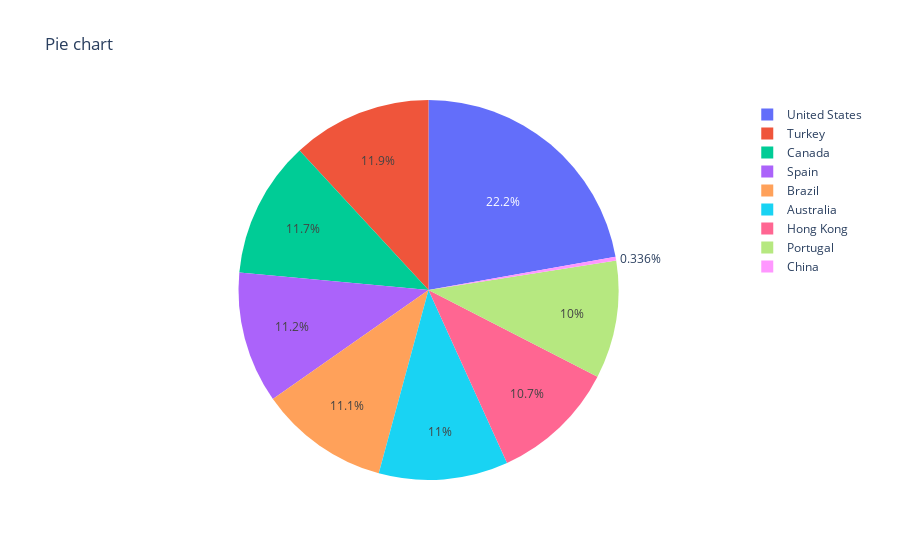

Notebook code for this chart:
### Code cell
pie=px.pie(airbnb,names= 'Country',values='Review_scores',title='Pie chart')
pie.show()

### Figure 1 — Plotly figure (JSON) as saved in the notebook; plotly's stock layout.template omitted (floating-point values rounded to 4 significant figures; data arrays with more than 128 entries replaced by an {"elided": "..."} marker saying what was removed)
{"data": [{"domain": {"x": [0, 1], "y": [0, 1]}, "hovertemplate": "Country=%{label}<br>Review_scores=%{value}<extra></extra>", "labels": {"elided": "5555 str values"}, "legendgroup": "", "name": "", "showlegend": true, "type": "pie", "values": {"elided": "5555 int values"}}], "layout": {"legend": {"tracegroupgap": 0}, "title": {"text": "Pie chart"}}}
